Frame 1 (no input): blank canvas, image omitted
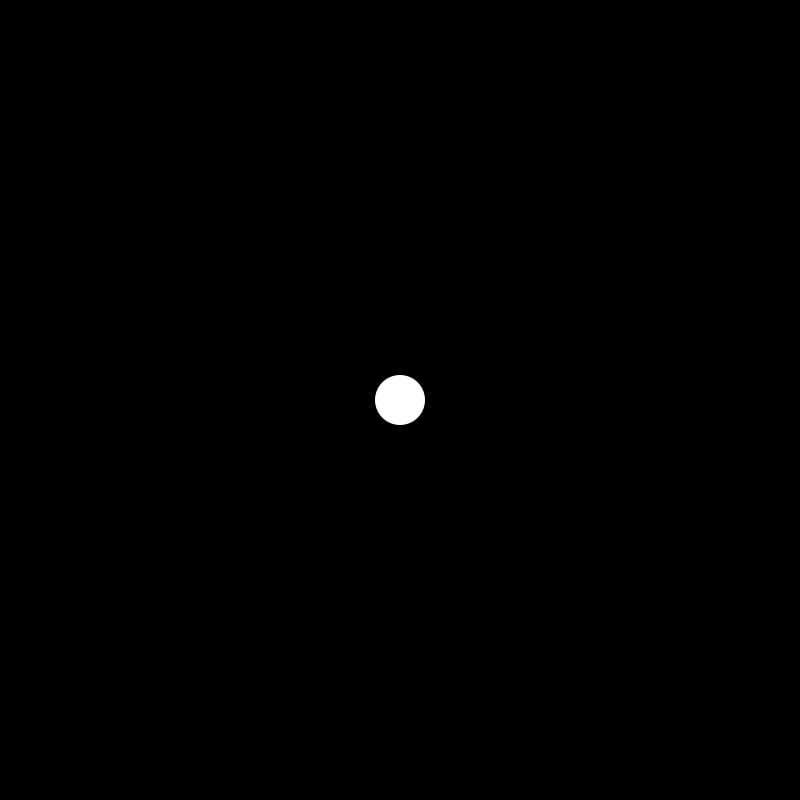
Frame 60 (the mouse pressed at the canvas centre just before this capture)
Frame 120 (the mouse held since frame 60 and released just before this capture): identical to frame 60, image omitted

The Processing sketch that drew this single still picture (run headless with seeded random() and noise(); from frame 60 on, the mouse is pressed at the canvas centre):

// Processing sketch: ejercicio_3
// ── ejercicio_3.pde
float xPos;
float yPos;

float xSpeed = 2.0;
float ySpeed= 3.0;

int   xDirection = 1;
int   yDirection = 1;

void setup(){
  size (800, 800);
  noStroke();
  frameRate(30);
  
  xPos = width / 2;
  yPos = height /2;
}

void draw(){
  background(0);
  
  xPos = xPos * -1;
  yPos = yPos * 1;
  
  if(xPos > width){
  }    
  ellipse(xPos, yPos, 50, 50);
}
